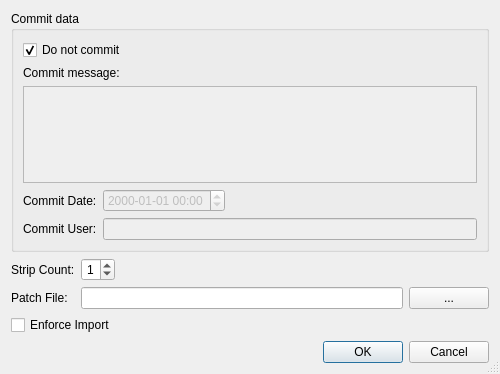
<?xml version="1.0" encoding="UTF-8"?>
<ui version="4.0">
 <class>HgImportDialog</class>
 <widget class="QDialog" name="HgImportDialog">
  <property name="geometry">
   <rect>
    <x>0</x>
    <y>0</y>
    <width>500</width>
    <height>374</height>
   </rect>
  </property>
  <property name="windowTitle">
   <string>Import Patch</string>
  </property>
  <property name="sizeGripEnabled">
   <bool>true</bool>
  </property>
  <layout class="QGridLayout" name="gridLayout_2">
   <item row="0" column="0" colspan="2">
    <widget class="QGroupBox" name="groupBox_2">
     <property name="title">
      <string>Commit data</string>
     </property>
     <layout class="QVBoxLayout" name="verticalLayout">
      <item>
       <widget class="QCheckBox" name="noCommitCheckBox">
        <property name="toolTip">
         <string>Select to not commit the imported patch</string>
        </property>
        <property name="text">
         <string>Do not commit</string>
        </property>
        <property name="checked">
         <bool>true</bool>
        </property>
       </widget>
      </item>
      <item>
       <widget class="QLabel" name="label_3">
        <property name="text">
         <string>Commit message:</string>
        </property>
       </widget>
      </item>
      <item>
       <widget class="QPlainTextEdit" name="messageEdit">
        <property name="enabled">
         <bool>false</bool>
        </property>
        <property name="toolTip">
         <string>Enter the commit message or leave empty to use the default one</string>
        </property>
        <property name="tabChangesFocus">
         <bool>true</bool>
        </property>
       </widget>
      </item>
      <item>
       <layout class="QGridLayout" name="gridLayout">
        <item row="0" column="0">
         <widget class="QLabel" name="label">
          <property name="text">
           <string>Commit Date:</string>
          </property>
         </widget>
        </item>
        <item row="0" column="1">
         <widget class="QDateTimeEdit" name="dateEdit">
          <property name="enabled">
           <bool>false</bool>
          </property>
          <property name="toolTip">
           <string>Enter optional date for the commit</string>
          </property>
          <property name="displayFormat">
           <string notr="true">yyyy-MM-dd HH:mm</string>
          </property>
          <property name="calendarPopup">
           <bool>false</bool>
          </property>
         </widget>
        </item>
        <item row="0" column="2">
         <spacer name="horizontalSpacer_2">
          <property name="orientation">
           <enum>Qt::Horizontal</enum>
          </property>
          <property name="sizeHint" stdset="0">
           <size>
            <width>40</width>
            <height>20</height>
           </size>
          </property>
         </spacer>
        </item>
        <item row="1" column="0">
         <widget class="QLabel" name="label_2">
          <property name="text">
           <string>Commit User:</string>
          </property>
         </widget>
        </item>
        <item row="1" column="1" colspan="2">
         <widget class="QLineEdit" name="userEdit">
          <property name="enabled">
           <bool>false</bool>
          </property>
          <property name="toolTip">
           <string>Enter optional user for the commit</string>
          </property>
         </widget>
        </item>
       </layout>
      </item>
     </layout>
    </widget>
   </item>
   <item row="1" column="0">
    <widget class="QLabel" name="label_4">
     <property name="text">
      <string>Strip Count:</string>
     </property>
    </widget>
   </item>
   <item row="1" column="1">
    <layout class="QHBoxLayout" name="horizontalLayout">
     <item>
      <widget class="QSpinBox" name="stripSpinBox">
       <property name="toolTip">
        <string>Enter number of leading directories to strip off (default 1)</string>
       </property>
       <property name="alignment">
        <set>Qt::AlignRight|Qt::AlignTrailing|Qt::AlignVCenter</set>
       </property>
       <property name="maximum">
        <number>9</number>
       </property>
       <property name="value">
        <number>1</number>
       </property>
      </widget>
     </item>
     <item>
      <spacer name="horizontalSpacer">
       <property name="orientation">
        <enum>Qt::Horizontal</enum>
       </property>
       <property name="sizeHint" stdset="0">
        <size>
         <width>118</width>
         <height>20</height>
        </size>
       </property>
      </spacer>
     </item>
    </layout>
   </item>
   <item row="2" column="0">
    <widget class="QLabel" name="label_5">
     <property name="text">
      <string>Patch File:</string>
     </property>
    </widget>
   </item>
   <item row="2" column="1">
    <layout class="QHBoxLayout" name="horizontalLayout_2">
     <item>
      <widget class="QLineEdit" name="patchFileEdit">
       <property name="toolTip">
        <string>Enter the name of the patch file</string>
       </property>
      </widget>
     </item>
     <item>
      <widget class="QPushButton" name="patchFileButton">
       <property name="toolTip">
        <string>Press to select the patch file via a file selection dialog</string>
       </property>
       <property name="text">
        <string notr="true">...</string>
       </property>
      </widget>
     </item>
    </layout>
   </item>
   <item row="3" column="0" colspan="2">
    <widget class="QCheckBox" name="forceCheckBox">
     <property name="toolTip">
      <string>Select to enforce the import</string>
     </property>
     <property name="text">
      <string>Enforce Import</string>
     </property>
    </widget>
   </item>
   <item row="4" column="0" colspan="2">
    <widget class="QDialogButtonBox" name="buttonBox">
     <property name="orientation">
      <enum>Qt::Horizontal</enum>
     </property>
     <property name="standardButtons">
      <set>QDialogButtonBox::Cancel|QDialogButtonBox::Ok</set>
     </property>
    </widget>
   </item>
  </layout>
 </widget>
 <tabstops>
  <tabstop>noCommitCheckBox</tabstop>
  <tabstop>messageEdit</tabstop>
  <tabstop>dateEdit</tabstop>
  <tabstop>userEdit</tabstop>
  <tabstop>stripSpinBox</tabstop>
  <tabstop>patchFileEdit</tabstop>
  <tabstop>patchFileButton</tabstop>
  <tabstop>forceCheckBox</tabstop>
  <tabstop>buttonBox</tabstop>
 </tabstops>
 <resources/>
 <connections>
  <connection>
   <sender>buttonBox</sender>
   <signal>accepted()</signal>
   <receiver>HgImportDialog</receiver>
   <slot>accept()</slot>
   <hints>
    <hint type="sourcelabel">
     <x>257</x>
     <y>364</y>
    </hint>
    <hint type="destinationlabel">
     <x>157</x>
     <y>274</y>
    </hint>
   </hints>
  </connection>
  <connection>
   <sender>buttonBox</sender>
   <signal>rejected()</signal>
   <receiver>HgImportDialog</receiver>
   <slot>reject()</slot>
   <hints>
    <hint type="sourcelabel">
     <x>325</x>
     <y>364</y>
    </hint>
    <hint type="destinationlabel">
     <x>286</x>
     <y>274</y>
    </hint>
   </hints>
  </connection>
  <connection>
   <sender>noCommitCheckBox</sender>
   <signal>toggled(bool)</signal>
   <receiver>messageEdit</receiver>
   <slot>setDisabled(bool)</slot>
   <hints>
    <hint type="sourcelabel">
     <x>70</x>
     <y>44</y>
    </hint>
    <hint type="destinationlabel">
     <x>95</x>
     <y>113</y>
    </hint>
   </hints>
  </connection>
  <connection>
   <sender>noCommitCheckBox</sender>
   <signal>toggled(bool)</signal>
   <receiver>dateEdit</receiver>
   <slot>setDisabled(bool)</slot>
   <hints>
    <hint type="sourcelabel">
     <x>121</x>
     <y>41</y>
    </hint>
    <hint type="destinationlabel">
     <x>134</x>
     <y>202</y>
    </hint>
   </hints>
  </connection>
  <connection>
   <sender>noCommitCheckBox</sender>
   <signal>toggled(bool)</signal>
   <receiver>userEdit</receiver>
   <slot>setDisabled(bool)</slot>
   <hints>
    <hint type="sourcelabel">
     <x>228</x>
     <y>48</y>
    </hint>
    <hint type="destinationlabel">
     <x>230</x>
     <y>229</y>
    </hint>
   </hints>
  </connection>
 </connections>
</ui>
